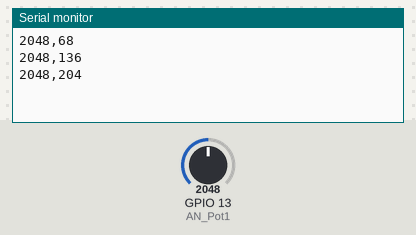
Simulated run of this sketch. Board: ESP32. Parts: the last lines printed to the serial monitor. The test bench sets the inputs (shaded band); at power-on: GPIO 13 (AN_Pot1) = 2048.

Above: at 1.3 s.
1.4 s: GPIO 13 (AN_Pot1) set to 2866
At 1.9 s:
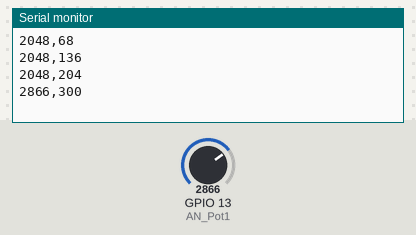
2.9 s: GPIO 13 (AN_Pot1) set to 3603
At 3.4 s:
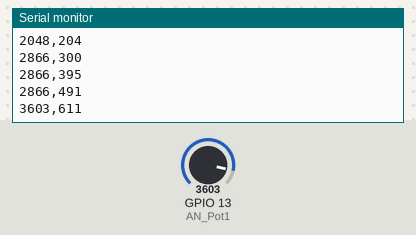
Timing chart, 0 to 5.9 s (numbered marks = the images above; inputs shaded):
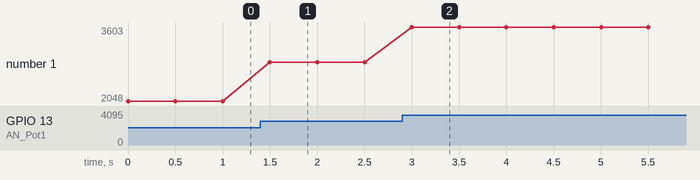

The sketch:

average_sampling.ino
```cpp
#include "esp_adc_cal.h"

#define AN_Pot1     13
#define FILTER_LEN  30

uint32_t AN_Pot1_Buffer[FILTER_LEN] = {0};
int AN_Pot1_i = 0;
int AN_Pot1_Raw = 0;
int AN_Pot1_Filtered = 0;

void setup()
{
  Serial.begin(115200);
}

void loop()
{
  AN_Pot1_Raw = analogRead(AN_Pot1);
  AN_Pot1_Filtered = readADC_Avg(AN_Pot1_Raw);
  Serial.print(AN_Pot1_Raw);        // Print Raw Reading
  Serial.print(',');                // Comma Separator
  Serial.println(AN_Pot1_Filtered); // Print Filtered Output
  delay(500);
}

uint32_t readADC_Avg(int ADC_Raw)
{
  int i = 0;
  uint32_t Sum = 0;

  AN_Pot1_Buffer[AN_Pot1_i++] = ADC_Raw;
  if(AN_Pot1_i == FILTER_LEN)
  {
    AN_Pot1_i = 0;
  }
  for(i=0; i<FILTER_LEN; i++)
  {
    Sum += AN_Pot1_Buffer[i];
  }
  return (Sum/FILTER_LEN);
}
```

Measured:
- after the input at 1.4 s, the serial monitor: prints a new line after 0.10 s (image 1)
- after the input at 2.9 s, the serial monitor: prints a new line after 0.10 s (image 2)
- plotted number 1: 2048 → 2866 after the input at 1.4 s, 2866 → 3603 after the input at 2.9 s
